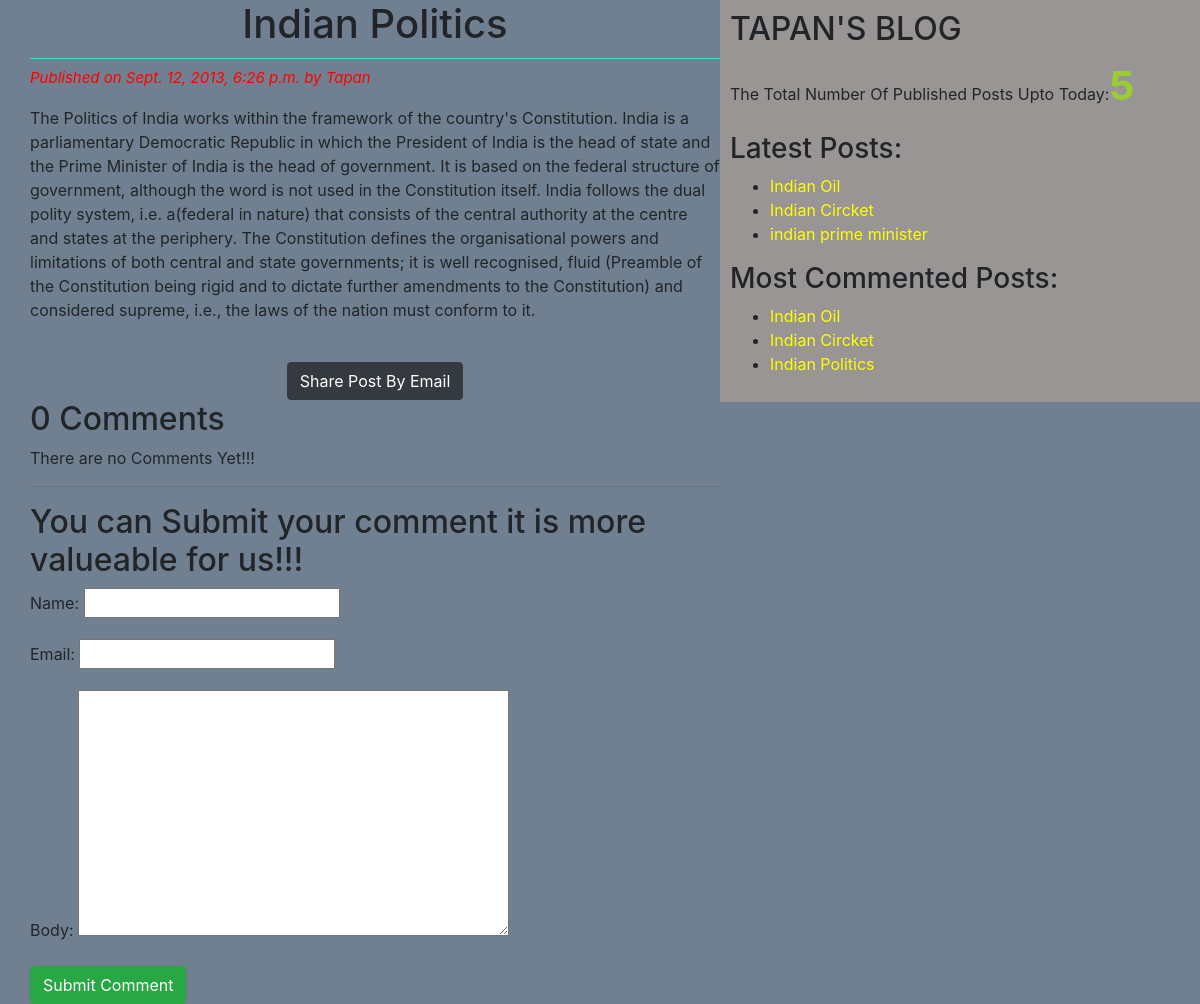
Page /2013/09/12/indian-politics/ on the committed database.
### testapp/models.py (models this page shows, shortened)
class Post(models.Model):
    STATUS_CHOICES=(('draft','Draft'),('published','Published'))
    title=models.CharField(max_length=256)
    slug=models.SlugField(max_length=264,unique_for_date='publish')
    author=models.ForeignKey(User,related_name='blog_posts',on_delete=models.CASCADE)
    body=models.TextField()
    publish=models.DateTimeField(default=timezone.now)
    created=models.DateTimeField(auto_now_add=True)
    updated=models.DateTimeField(auto_now=True)
    status=models.CharField(max_length=10,choices=STATUS_CHOICES,default='draft')
    objects=CustomerManager()
    tags=TaggableManager()
    class Meta:
        ordering=('-publish',)
    def get_absolute_url(self):
        return reverse ('post_detail',args=[self.publish.year,self.publish.strftime('%m'),self.publish.strftime('%d'),self.slug])

### testapp/views.py (the view)
# urls.py: path('<int:year>/<int:month>/<int:day>/<slug:post>/',views.post_detailview,name='post_detail'),
def post_detailview(request,year,month,day,post):
    post=get_object_or_404(Post,slug=post,status='published',publish__year=year,publish__month=month,publish__day=day)
    comments=post.comments.filter(active=True)
    csubmit=False
    if request.method=='POST':
        form=CommentForm(request.POST)
        if form.is_valid():
            new_comment=form.save(commit=False)
            new_comment.post=post
            new_comment.save()
            csubmit=True
    else:
        form=CommentForm()
    return render(request,'testapp/post_detail.html',{'post':post,'form':form,'comments':comments,'csubmit':csubmit})

### testapp/forms.py
class CommentForm(forms.ModelForm):
    class Meta:
        model=Comment
        fields=('name','email','body')

### testapp/models.py (called while the page is built)
    def get_queryset(self):
        return super().get_queryset().filter(status='published')

### testapp/templatetags/blog_tags.py (called while the page is built)
@register.simple_tag
def total_posts():
    return Post.objects.count()

@register.inclusion_tag('testapp/latest_posts123.html')
def show_latest_posts():
    latest_posts=Post.objects.order_by('-publish')[:3]
    return{'latest_posts':latest_posts}

@register.simple_tag
def get_most_commented_posts(count=3):
    return Post.objects.annotate(total_comments=Count('comments')).order_by('-total_comments')[:count]

### templates/testapp/post_detail.html (shortened to what this page needs)
<!DOCTYPE html>
{%extends 'testapp/base.html'%}
    {%block content%}
        <h1>{{post.title}}</h1>
        <p id="date">Published on {{post.publish}} by {{post.author|title}}</p>
        {{post.body|linebreaks}}<br>
        <div class="container" align='center'><a href="/{{post.id}}/share" class="btn btn-dark">Share Post By Email</a></div>
        {% with comments.count as comments_count%}
        <h2>{{comments_count}} Comment{{comments_count|pluralize}}</h2>
        {%endwith%}
        {%if comments%}
            {%for comment in comments%}
                <p id="ch">comment{{forloop.counter}} by {{comment.name}} on {{comment.created}}</p>
                <div class="cb">{{comment.body|linebreaks}}</div>
            {%endfor%}
        {%else%}
            <p>There are no Comments Yet!!!</p>
        {%endif%}<hr>
        {%if csubmit%}
            <h2>Your Comment Added Successfully</h2>
        {%else%}
            <h2>You can Submit your comment it is more valueable for us!!!</h2>
            <form method="post">
                {{form.as_p}}
                <input type="submit" class="btn btn-success" value="Submit Comment">
            </form>
        {%endif%}
    {%endblock%}

### templates/testapp/base.html (shortened to what this page needs)
<!DOCTYPE html>
{% load blog_tags%}
{%load static%}
<html lang="en">
<head>
    <link rel="stylesheet" href="https://cdn.jsdelivr.net/npm/bootstrap@4.6.0/dist/css/bootstrap.min.css">
    <link rel="stylesheet" href="{%static 'css/blog.css'%}">
</head>
<body>
    <div class="content">
        {%block content%}
        {%endblock%}
    </div>
    <div class="sidebar">
        <h2>TAPAN'S BLOG</h2>
        <P>The Total Number Of Published Posts Upto Today:<span id="pcount">{% total_posts%}</span></P>
        <h3>Latest Posts:</h3>{%show_latest_posts%}
        <h3>Most Commented Posts:</h3>
        {%get_most_commented_posts as most_commented_posts%}
        <ul>
            {%for post in most_commented_posts%}
                <li><a href="{{post.get_absolute_url}}">{{post.title}}</a></li>
            {%endfor%}
        </ul>
    </div>
</body>
</html>

### templates/testapp/latest_posts123.html
<!DOCTYPE html>
<ul>
    {% for post in latest_posts%}
    <li><a href="{{post.get_absolute_url}}">{{post.title}}</a></li>
    {%endfor%}
</ul>

### static/css/blog.css (style rules this page uses)
.content { width:60%; float: left; padding: 0 0 0 30px; height: 100%; }
body { background: slategray; }
a { color:yellow; }
.sidebar { width: 40%; float: right; padding: 10px; background: rgb(153, 149, 149); height: 100%; }
h1 { text-align:center; border-bottom: 1px solid turquoise; padding-bottom: 10px; }
#date { color:red; font-size: 15px; font-style: italic; }
#pcount { font-size: 40px; color: yellowgreen; font-weight: bold; }

### rows in the picture
Post: title "Indian Politics", publish "Sept. 12, 2013, 6:26 p.m.", author "Tapan", body "The Politics of India works within the framework of the country's Constitution. India is a parliamentary Democratic Republic in which the President of India is the head of state and the Prime Minister of India is the head of government. It is based on the federal structure of government, although the word is not used in the Constitution itself. India follows the dual polity system, i.e. a(federal in nature) that consists of the central authority at the centre and states at the periphery. The Constitution defines the organisational powers and limitations of both central and state governments; it is well recognised, fluid (Preamble of the Constitution being rigid and to dictate further…"
Post: title "Indian Oil"
Post: title "Indian Circket"
Post: title "indian prime minister"

### other values in the picture
{{ comments_count }} "0"
